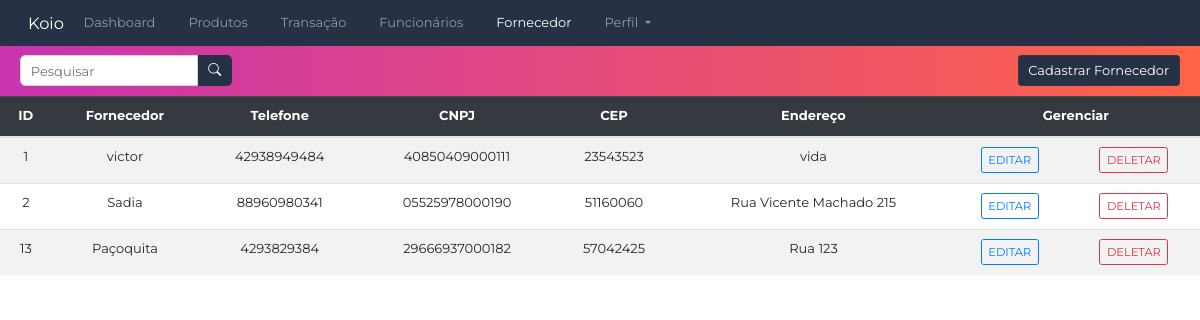
/telainicial/fornecedor/ (signed in), run on the app's committed database.
### Fornecedores/models.py (models this page shows, shortened)
class Fornecedor(models.Model):
    idFornecedor = models.AutoField(primary_key=True)
    nomeFornecedor = models.CharField(max_length=30, validators = [valida_texto], unique=True)
    endereco = models.CharField(max_length=30)
    telefone = models.CharField(max_length=20)
    cep = models.CharField(max_length=8)
    cnpj = models.CharField(max_length=14)

### Fornecedores/views.py (the view)
# urls.py: path('',fornecedor_view, name = "fornecedor_view"),
def fornecedor_view(request):
    if(verifica_login(request)):
        fornecedores = Fornecedor.objects.all()
        fornecedorForm = FornecedorForm()
        return render(request,"fornecedor.html",{"fornecedores":fornecedores, 'fornecedorForm': fornecedorForm})
    else:
        return redirect(login_view)

### Fornecedores/forms.py
class FornecedorForm(forms.ModelForm):
    class Meta:
        model = Fornecedor
        fields = ['nomeFornecedor','endereco','telefone','cep','cnpj']

### login/views.py (called while the page is built)
def verifica_login(request):
        return 'user_id' in request.session

### Fornecedores/templates/fornecedor.html (shortened to what this page needs)
{% extends 'navbar.html' %}
{% load static %}
{% block extra_css %}
<link rel="stylesheet" type="text/css" href="{% static 'css/fornecedor.css' %}">
{% endblock %}
{% block content%}
<div class="container-table">
    <div class="rectangle">
        <form class="d-flex align-items-center">
            <input class="form-control me-2 w-100" type="search" id="searchInput" placeholder="Pesquisar" aria-label="Search">
            <button class="btn btn-search" type="submit">
                <i class="bi bi-search"></i>
            </button>
        </form>
        <a href="{% url 'cadastrarFornecedor_view' %}" class="btn btn-dark ms-auto">Cadastrar Fornecedor</a>
    </div>
    <table class="table table-striped table-responsive-lg">
        <thead class="table-dark">
            <tr>
                <th scope="col">ID</th>
                <th scope="col">Fornecedor</th>
                <th scope="col">Telefone</th>
                <th scope="col">CNPJ</th>
                <th scope="col">CEP</th>
                <th scope="col">Endereço</th>
                <th scope="col" colspan="2">Gerenciar</th>
            </tr>
        </thead>
        <tbody class="fornTable">
            {% for fornecedor in fornecedores %}
                <tr>
                    <td>{{fornecedor.idFornecedor}}</td>
                    <td>{{fornecedor.nomeFornecedor}}</td>
                    <td>{{fornecedor.telefone}}</td>
                    <td>{{fornecedor.cnpj}}</td>
                    <td>{{fornecedor.cep}}</td>
                    <td>{{fornecedor.endereco}}</td>
                    <td>
                        <a href="{% url 'editarFornecedor_view' fornecedor.idFornecedor %}" class="btn btn-outline-primary btn-sm">EDITAR</a>
                    </td>
                    <td>
                        <a href="{% url 'deleteFornecedor_view' fornecedor.idFornecedor %}" class="btn btn-outline-danger btn-sm">DELETAR</a>
                    </td>
                </tr>
            {% endfor %}
        </tbody>
    </table>
</div>
{% endblock %}

### Static/css/base.css (style rules this page uses)
* { font-family: 'Montserrat', sans-serif; font-size: 13px; }
.rectangle { display: flex; justify-content: space-between; align-items: center; background: linear-gradient(to right, rgba(200, 51, 176), rgba(255, 99, 71)); height: 50px; width: 100%; padding: 20px; }
#searchInput { width: 100%; border-radius: 5px 0px 0px 5px; }
.btn-search { color: white; background-color: #273145; border-radius: 0px 5px 5px 0px; }
.btn-dark { background-color: #273145; }
.table { width: 100%; margin: 0; padding: 0; }
.table thead th, .table tbody td { text-align: center; }

### data on the page
Fornecedor: idFornecedor "1", nomeFornecedor "victor", telefone "42938949484", cnpj "40850409000111", cep "23543523", endereco "vida"
Fornecedor: idFornecedor "2", nomeFornecedor "Sadia", telefone "88960980341", cnpj "05525978000190", cep "51160060", endereco "Rua Vicente Machado 215"
Fornecedor: idFornecedor "13", nomeFornecedor "Paçoquita", telefone "4293829384", cnpj "29666937000182", cep "57042425", endereco "Rua 123"
